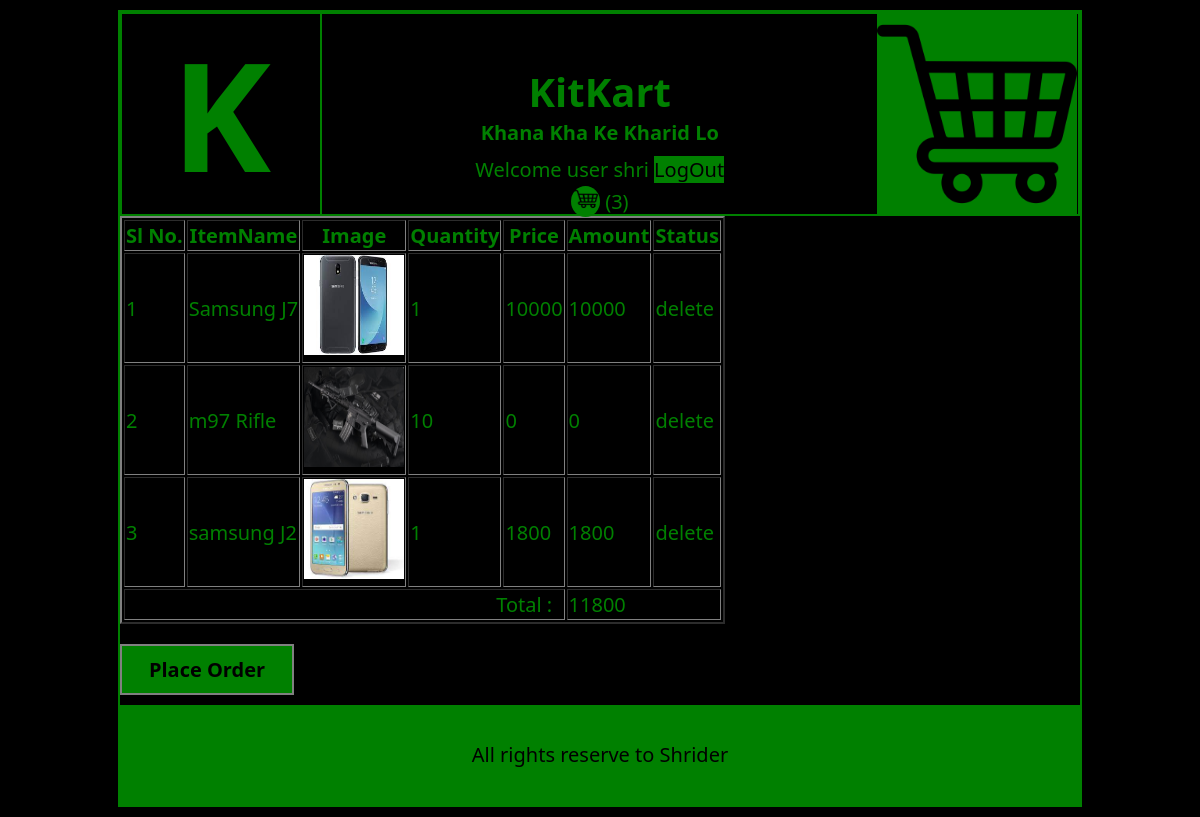
/displayCart.php (signed in), run on the app's committed database.
### tables this page shows
CREATE TABLE IF NOT EXISTS `cart_info` (
  `cart_id` int(11) NOT NULL AUTO_INCREMENT,
  `item_id` int(11) NOT NULL,
  `item_qty` int(11) NOT NULL,
  `item_price` int(11) NOT NULL,
  `username` varchar(30) NOT NULL,
  `reg_date` date NOT NULL,
  PRIMARY KEY (`cart_id`)
);

CREATE TABLE IF NOT EXISTS `item_info` (
  `item_id` int(11) NOT NULL AUTO_INCREMENT,
  `item_name` varchar(30) NOT NULL,
  `img_path` text NOT NULL,
  `item_details` text NOT NULL,
  `item_price` int(11) NOT NULL,
  `item_discount` int(11) NOT NULL,
  `parent_cat_id` int(11) NOT NULL,
  `reg_date` date NOT NULL,
  PRIMARY KEY (`item_id`)
);

### displayCart.php (the view)
<?php
    include("header.php");
?>
<div class="content">
    <div class="displayCartTable">
    <table border=2>
        <tr>
            <th>Sl No.</th> <th>ItemName</th> <th>Image</th> <th>Quantity</th> <th>Price</th>
            <th>Amount</th> <th>Status</th>
        </tr>
<?php
include("dbconnect.php");
$username = $_SESSION['uname'];
$rsItem = mysqli_query($con,"select * from item_info,cart_info where cart_info.username = '$username' and item_info.item_id = cart_info.item_id ");
$count = 0;
$total = 0;
    while($row = mysqli_fetch_array($rsItem)){
        $count++;
        echo("<tr>");
        echo("<td>");
        echo($count);
        echo("</td>");
        echo("<td>");
        echo($row['item_name']);
        echo("</td>");
        echo("<td>");
        $img_path = $row['img_path'];
        echo("<img src='.\\collection\\$img_path'>");
        echo("</td>");
        echo("<td>");
        echo($row['item_qty']);
        echo("</td>");
        echo("<td>");
        echo($row['item_price']);
        echo("</td>");
        $amount = $row['item_price'] * $row['item_qty'];
        echo("<td>");
        echo($amount);
        $total += $amount;
        echo("</td>");
        echo("<td>");
        $cart_id = $row['cart_id'];
        echo("<a href='deleteFromCart.php?cart_id=$cart_id'>delete</a>");
        echo("</td>");
        echo("</tr>");
    }
?>
    <tr>
        <td colspan=5 align='right'>Total : &nbsp; </td><td colspan=2><?=$total?></td>
    </tr>
    </table>
    </div>
    <div class="btnPlaceOrder">
        <a href="insertOrder.php?amount=<?=$total?>">Place Order</a>
    </div>
</div>
<?php
    include("footer.php");
?>

### header.php (shortened to what this page needs)
<!DOCTYPE html>
<html lang="en">
<head>
    <link rel="stylesheet" href="style/styles.css">
    <link rel="stylesheet" href="https://cdnjs.cloudflare.com/ajax/libs/animate.css/4.1.1/animate.min.css"/>
</head>
<body>
    <div class="main">
        <div class="header">
            <a href="index.php">
                <div class="leftLogo logo">
                    <h1 class="animate__animated animate__backInRight">K</h1>
                </div>
            </a>
            <div class="title">
                <a href="index.php"><h1>KitKart</h1></a>
                <p>Khana Kha Ke Kharid Lo</p>
                <?php
                    if(isset($_SESSION['uname'])){
                        echo("<div class = 'headerWelcomeMsg'>");
                        $username=$_SESSION['uname'];
                        $usertype=$_SESSION['utype'];
                        echo("Welcome ".$usertype." ".$username." ");
                        echo("<a href='logout.php'>LogOut</a>");
                        echo("</div>");
                        echo("<div class = 'cartIcon'>");
                        include("dbconnect.php");
                        $rsCart  = mysqli_query($con,"select * from cart_info where username = '$username' ");
                        $totalCartItem = mysqli_num_rows($rsCart);
                        echo("<a href='displayCart.php'><img src='images/cartIcon.png'></a>");
                        echo(" (".$totalCartItem.")") ;
                        echo("</div>");
                    }
                ?>
            </div>
            <div class="rightLogo logo"><img src="images/cartIcon.png" alt="rightLogo" style="background-color:green;"></div>
        </div>

### footer.php
<div class="footer">
    All rights reserve to Shrider
</div>
</div>
</body>
</html>

### style/styles.css (style rules this page uses)
body { margin: 0; padding: 0; background-color: black; color: green; font-family: "Segoe UI", Tahoma, Geneva, Verdana, sans-serif; font-size: 1.25rem; }
a { text-decoration: none; color: green; }
table { min-width: 500px; }
.main { width: 960px; margin: 10px auto; border: 2px solid green; min-height: 700px; }
.header { height: 200px; border: 2px solid green; }
.title { display: inline-block; vertical-align: top; width: 545px; text-align: center; }
.title h1 { margin: 0; margin-top: 50px; }
.title p { margin: 0; font-weight: 700; }
.logo { height: 200px; display: inline-block; vertical-align: top; }
.logo img { height: 200px; width: 200px; }
.logo h1 { margin: 0; font-size: 150px; width: 198.05px; height: 200px; border-right: 2px solid green; text-align: center; line-height: 200px; }
.content { min-height: 400px; }
.footer { text-align: center; min-height: 100px; background-color: green; color: black; line-height: 100px; }
.headerWelcomeMsg { margin-top: 10px; }
.headerWelcomeMsg a { margin-top: 10px; background-color: green; color: black; }
.btnPlaceOrder a { display: block; background-color: green; border: 2px solid grey; color: black; margin-top: 20px; margin-bottom: 10px; padding: 10px; font-weight: 700; width: 150px; text-align: center; }
.cartIcon { margin: 5px 0; }
.cartIcon img { height: 20px; width: 25px; }
.cartIcon a { padding: 2px; background-color: green; border-radius: 50%; }
.displayCartTable img { width: 100px; height: 100px; }

### data on the page
cart_info: item.item_name "Samsung J7", item.img_path (picture), item_qty "1", item_price "10000"
cart_info: item.item_name "m97 Rifle", item.img_path (picture), item_qty "10", item_price "0"
cart_info: item.item_name "samsung J2", item.img_path (picture), item_qty "1", item_price "1800"

### other printed values
$usertype "user"
$username "shri"
$totalCartItem "3"
$total "11800"
